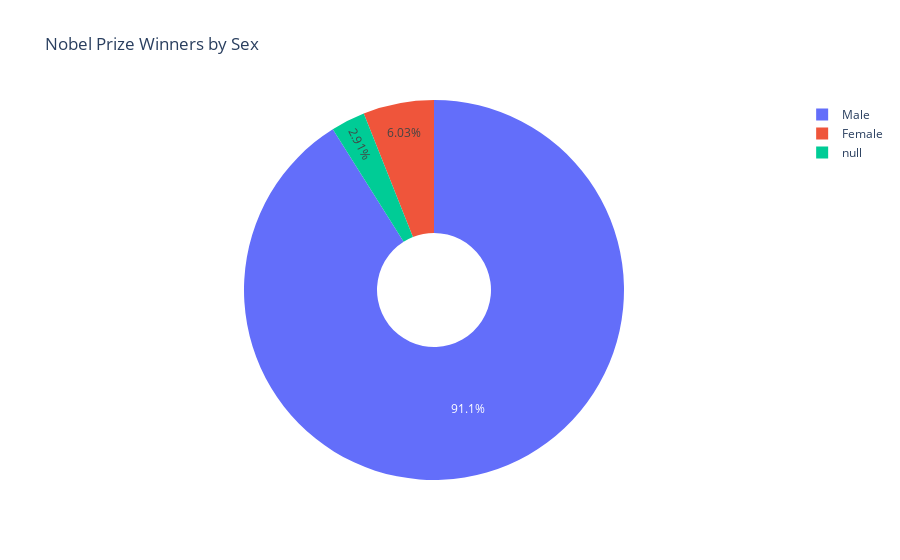

This figure's notebook cell:
### Code cell
donut.show()

### Figure 1 — Plotly figure (JSON) as saved in the notebook; plotly's stock layout.template omitted (floating-point values rounded to 4 significant figures; data arrays with more than 128 entries replaced by an {"elided": "..."} marker saying what was removed)
{"data": [{"domain": {"x": [0, 1], "y": [0, 1]}, "hole": 0.3, "hovertemplate": "sex=%{label}<extra></extra>", "labels": {"elided": "962 str values"}, "legendgroup": "", "name": "", "showlegend": true, "type": "pie"}], "layout": {"legend": {"tracegroupgap": 0}, "title": {"text": "Nobel Prize Winners by Sex"}}}
